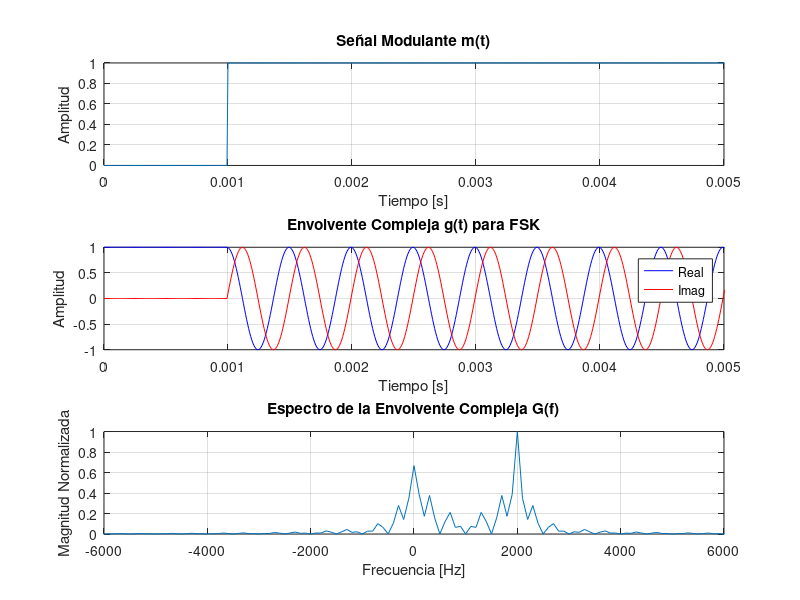
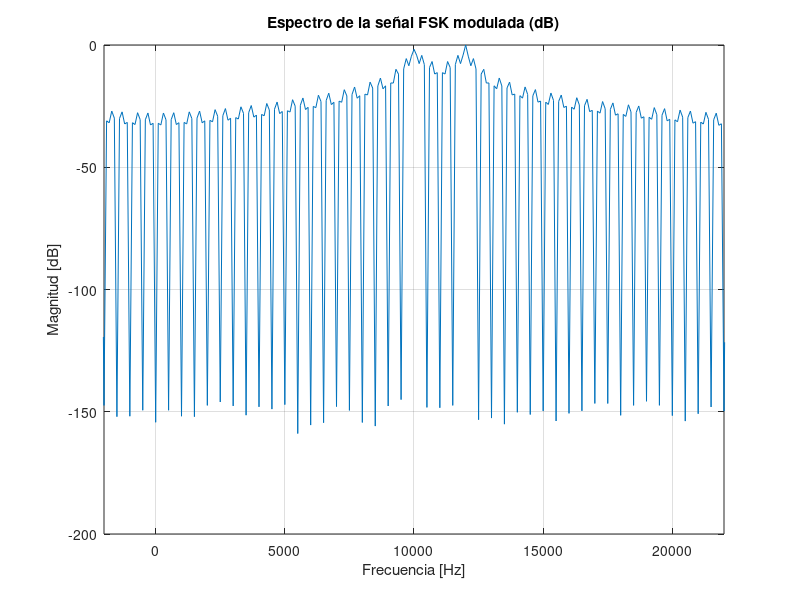

Here is the MATLAB script that generated these plots, in order:
clear all; close all; clc;

%% Parámetros de la señal
fc = 10000;       % Frecuencia portadora central [Hz]
delta_f = 2000;   % Desviación de frecuencia [Hz]
Rb = 1000;        % Tasa de bits [bps]
Tb = 1/Rb;        % Duración de un bit [s]
fs = 10*(fc+delta_f); % Frecuencia de muestreo [Hz]
num_bits = 10;    % Número de bits a transmitir
t_total = num_bits*Tb; % Tiempo total de simulación

%% 1. Generación de señal modulante
bits = randi([0 1], 1, num_bits);  % Secuencia aleatoria de bits
samples_per_bit = round(fs*Tb);
t = 0:1/fs:t_total-1/fs; % Vector de tiempo exacto

% Generar señal modulante con el tamaño exacto
m_t = zeros(1, length(t));
for i = 1:num_bits
    start_idx = (i-1)*samples_per_bit + 1;
    end_idx = i*samples_per_bit;
    if end_idx > length(t)
        end_idx = length(t);
    end
    m_t(start_idx:end_idx) = bits(i);
end

%% 2. Cálculo del ancho de banda teórico FSK
BW_FSK = 2*delta_f + 2*Rb;
fprintf('Ancho de banda teórico FSK: %.2f Hz\n', BW_FSK);

%% 3. Envolvente compleja para FSK
A = 1;  % Amplitud
int_m_t = cumsum(m_t)/fs; % Integral de m(t)
g_t = A * exp(1j*2*pi*delta_f*int_m_t);

%% 4. Señal modulada FSK
s_t = real(g_t .* exp(1j*2*pi*fc*t));

%% 5. Transformada de Fourier
N = length(t);
G_f = fftshift(fft(g_t));
f = (-N/2:N/2-1)*(fs/N);  % Vector de frecuencias

%% 6. Gráficos
figure;

subplot(3,1,1);
plot(t, m_t);
title('Señal Modulante m(t)'); xlabel('Tiempo [s]'); ylabel('Amplitud');
xlim([0 5*Tb]); grid on;

subplot(3,1,2);
plot(t, real(g_t), 'b', t, imag(g_t), 'r');
title('Envolvente Compleja g(t) para FSK');
xlabel('Tiempo [s]'); ylabel('Amplitud');
xlim([0 5*Tb]); legend('Real','Imag'); grid on;

subplot(3,1,3);
plot(f, abs(G_f)/max(abs(G_f)));
title('Espectro de la Envolvente Compleja G(f)');
xlabel('Frecuencia [Hz]'); ylabel('Magnitud Normalizada');
xlim([-2*(delta_f+Rb) 2*(delta_f+Rb)]); grid on;

%% Análisis de espectro de la señal modulada
S_f = fftshift(fft(s_t));

figure;
plot(f, 10*log10(abs(S_f)/max(abs(S_f))));
title('Espectro de la señal FSK modulada (dB)');
xlabel('Frecuencia [Hz]'); ylabel('Magnitud [dB]');
xlim([fc-2*BW_FSK fc+2*BW_FSK]); grid on;

% Medición del ancho de banda
mask = 10*log10(abs(S_f)/max(abs(S_f))) > -20;
BW_medido = sum(mask) * (fs/N);
fprintf('Ancho de banda medido (-20 dB): %.2f Hz\n', BW_medido);

if abs(BW_medido - BW_FSK) < 0.2*BW_FSK
    disp('El ancho de banda teórico se cumple para FSK');
else
    disp('El ancho de banda teórico NO se cumple para FSK');
end